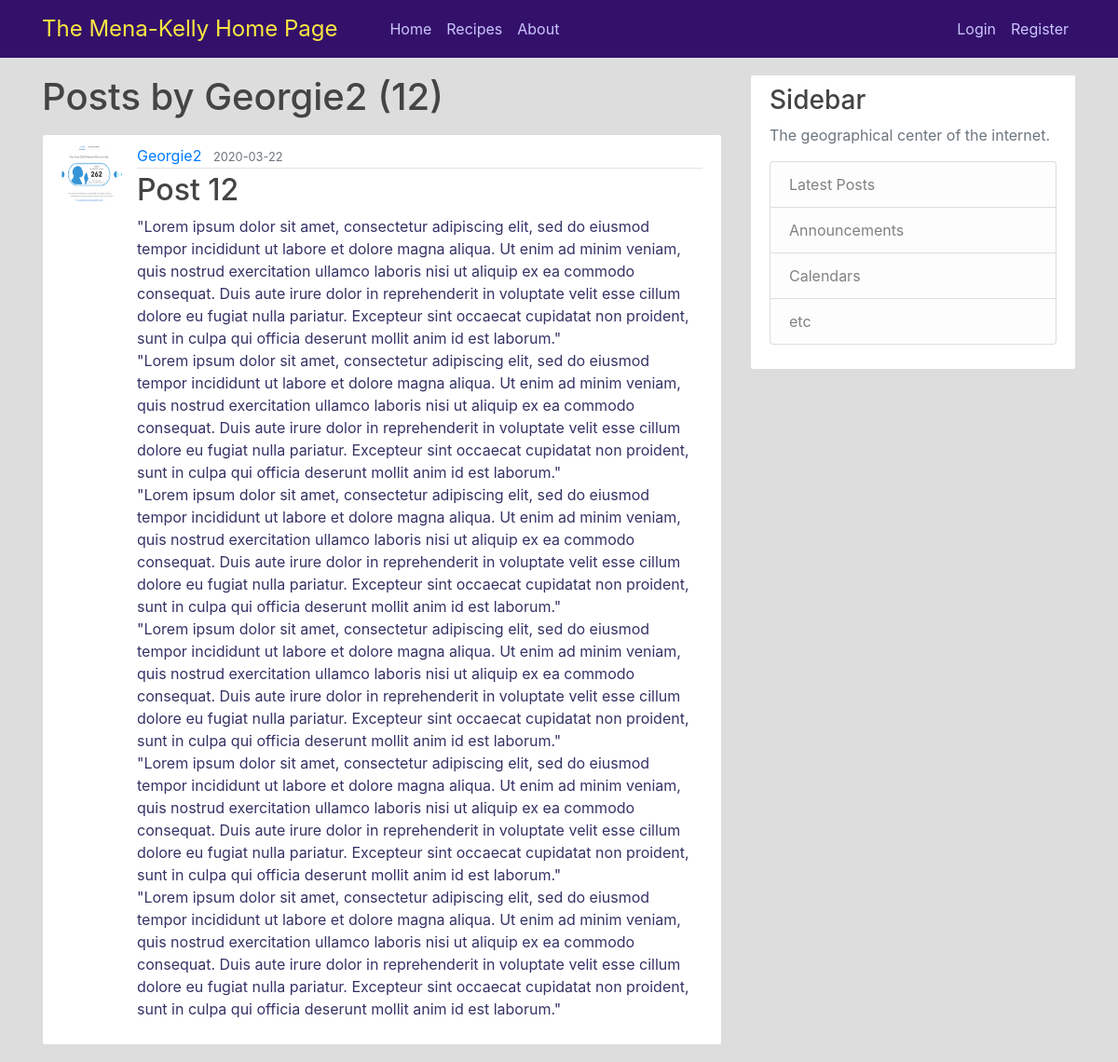
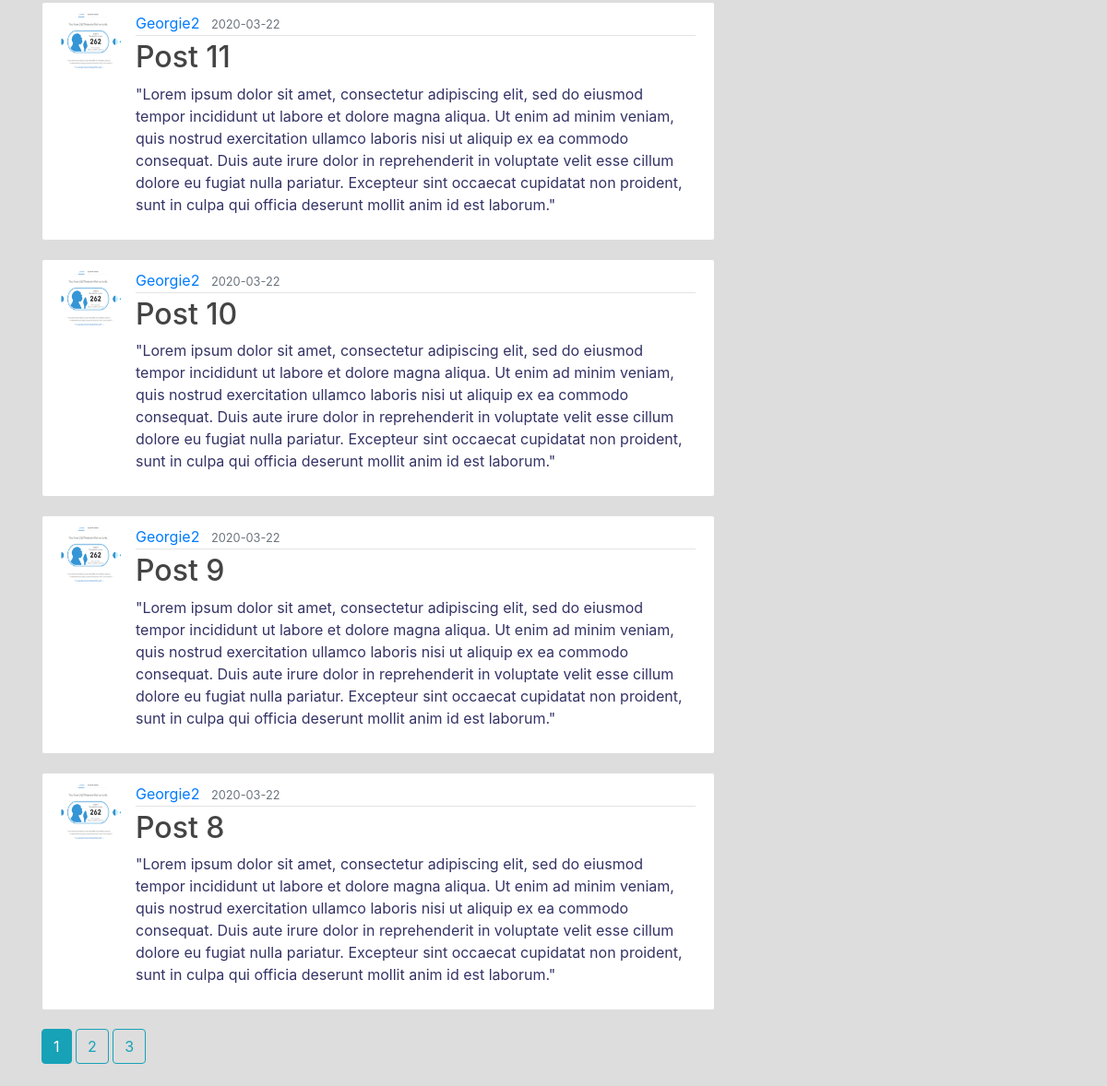
Screenshot of /user/Georgie2 with the database file from the repository (2 pictures, top to bottom).
### home_page/models.py (models this page shows, shortened)
class User(db.Model, UserMixin):
    id = db.Column(db.Integer, primary_key=True)
    username = db.Column(db.String(20), unique=True, nullable=False)
    email = db.Column(db.String(120), unique=True, nullable=False)
    image_file = db.Column(db.String(20), nullable=False, default='default.jpg')
    password = db.Column(db.String(60), nullable=False)
    posts = db.relationship("Post", backref='author', lazy=True)

class Post(db.Model):
    id = db.Column(db.Integer, primary_key=True)
    title = db.Column(db.String(100), nullable=False)
    date_posted = db.Column(db.DateTime, nullable=False, default=datetime.utcnow)
    content = db.Column(db.Text, nullable=False)
    user_id = db.Column(db.Integer, db.ForeignKey('user.id'), nullable=False)

### home_page/users/routes.py (the view)
@users.route("/user/<string:username>")
def user_posts(username):
    page = request.args.get('page', 1, type=int)
    user = User.query.filter_by(username=username).first_or_404()
    posts = Post.query.filter_by(author=user) \
        .order_by(Post.date_posted.desc()) \
        .paginate(page=page, per_page=5)
    return render_template('user_posts.html', posts=posts, user=user)

### home_page/users/routes.py (called while the page is built)
@users.before_app_request
def get_recipe_tags():
    g.recipe_tags = Tag.query.order_by(Tag.id)

### home_page/templates/user_posts.html
{% extends "users_layout.html" %}
{% block content %}
    <h1 class="mb-3">Posts by {{user.username}} ({{ posts.total }})</h1>
    {% for post in posts.items %}
        <article class="media content-section">
          <img class="rounded-circle article-img" src="{{ url_for('static', filename='profile_pics/' + post.author.image_file) }}">
          <div class="media-body">
            <div class="article-metadata">
              <a class="mr-2" href="{{ url_for('users.user_posts', username=post.author.username) }}">{{ post.author.username }}</a>
              <small class="text-muted">{{ post.date_posted.strftime('%Y-%m-%d') }}</small>
            </div>
            <h2><a class="article-title" href="{{ url_for('posts.post', post_id=post.id) }}">{{ post.title }}</a></h2>
            <p class="article-content">{{ post.content }}</p>
          </div>
        </article>
    {% endfor %}
    {% for page_num in posts.iter_pages(left_edge=1, right_edge=1, left_current=1, right_current=2) %}
        {% if page_num %}
            {% if posts.page == page_num %}
                <a class="btn btn-info mb-4" href="{{ url_for('users.user_posts', username=user.username, page=page_num) }}">{{ page_num }}</a>
            {% else %}
                <a class="btn btn-outline-info mb-4" href="{{ url_for('users.user_posts', username=user.username, page=page_num) }}">{{ page_num }}</a>
            {% endif %}
        {% else %}
            ...
        {% endif %}
    {% endfor %}
{% endblock content %}

### home_page/static/main.css (style rules this page uses)
body { background: #dddddd; color: #333366; margin-top: 5rem; }
h1, h2, h3, h4, h5, h6 { color: #444444; }
.content-section { background: #ffffff; padding: 10px 20px; border: 1px solid #dddddd; border-radius: 3px; margin-bottom: 20px; }
.article-title { color: #444444; }
.article-content { white-space: pre-line; }
.article-img { height: 65px; width: 65px; margin-right: 16px; }
.article-metadata { padding-bottom: 1px; margin-bottom: 4px; border-bottom: 1px solid #e3e3e3 }

### rows the page displays
User: username "Georgie2"
Post: image_file (picture), author.username "Georgie2", date_posted "2020-03-22", title "Post 12", content "\"Lorem ipsum dolor sit amet, consectetur adipiscing elit, sed do eiusmod tempor incididunt ut labore et dolore magna aliqua. Ut enim ad minim veniam, quis nostrud exercitation ullamco laboris nisi ut aliquip ex ea commodo consequat. Duis aute irure dolor in reprehenderit in voluptate velit esse cillum dolore eu fugiat nulla pariatur. Excepteur sint occaecat cupidatat non proident, sunt in culpa qui officia deserunt mollit anim id est laborum.\" \"Lorem ipsum dolor sit amet, consectetur adipiscing elit, sed do eiusmod tempor incididunt ut labore et dolore magna aliqua. Ut enim ad minim veniam, quis nostrud exercitation ullamco laboris nisi ut aliquip ex ea commodo consequat. Duis aute irure…"
Post: image_file (picture), author.username "Georgie2", date_posted "2020-03-22", title "Post 11", content "\"Lorem ipsum dolor sit amet, consectetur adipiscing elit, sed do eiusmod tempor incididunt ut labore et dolore magna aliqua. Ut enim ad minim veniam, quis nostrud exercitation ullamco laboris nisi ut aliquip ex ea commodo consequat. Duis aute irure dolor in reprehenderit in voluptate velit esse cillum dolore eu fugiat nulla pariatur. Excepteur sint occaecat cupidatat non proident, sunt in culpa qui officia deserunt mollit anim id est laborum.\""
Post: image_file (picture), author.username "Georgie2", date_posted "2020-03-22", title "Post 10", content "\"Lorem ipsum dolor sit amet, consectetur adipiscing elit, sed do eiusmod tempor incididunt ut labore et dolore magna aliqua. Ut enim ad minim veniam, quis nostrud exercitation ullamco laboris nisi ut aliquip ex ea commodo consequat. Duis aute irure dolor in reprehenderit in voluptate velit esse cillum dolore eu fugiat nulla pariatur. Excepteur sint occaecat cupidatat non proident, sunt in culpa qui officia deserunt mollit anim id est laborum.\""
Post: image_file (picture), author.username "Georgie2", date_posted "2020-03-22", title "Post 9", content "\"Lorem ipsum dolor sit amet, consectetur adipiscing elit, sed do eiusmod tempor incididunt ut labore et dolore magna aliqua. Ut enim ad minim veniam, quis nostrud exercitation ullamco laboris nisi ut aliquip ex ea commodo consequat. Duis aute irure dolor in reprehenderit in voluptate velit esse cillum dolore eu fugiat nulla pariatur. Excepteur sint occaecat cupidatat non proident, sunt in culpa qui officia deserunt mollit anim id est laborum.\""
Post: image_file (picture), author.username "Georgie2", date_posted "2020-03-22", title "Post 8", content "\"Lorem ipsum dolor sit amet, consectetur adipiscing elit, sed do eiusmod tempor incididunt ut labore et dolore magna aliqua. Ut enim ad minim veniam, quis nostrud exercitation ullamco laboris nisi ut aliquip ex ea commodo consequat. Duis aute irure dolor in reprehenderit in voluptate velit esse cillum dolore eu fugiat nulla pariatur. Excepteur sint occaecat cupidatat non proident, sunt in culpa qui officia deserunt mollit anim id est laborum.\""

### other values shown
{{ posts.total }} "12"
{{ page_num }} "1"
{{ page_num }} "2" "3"
